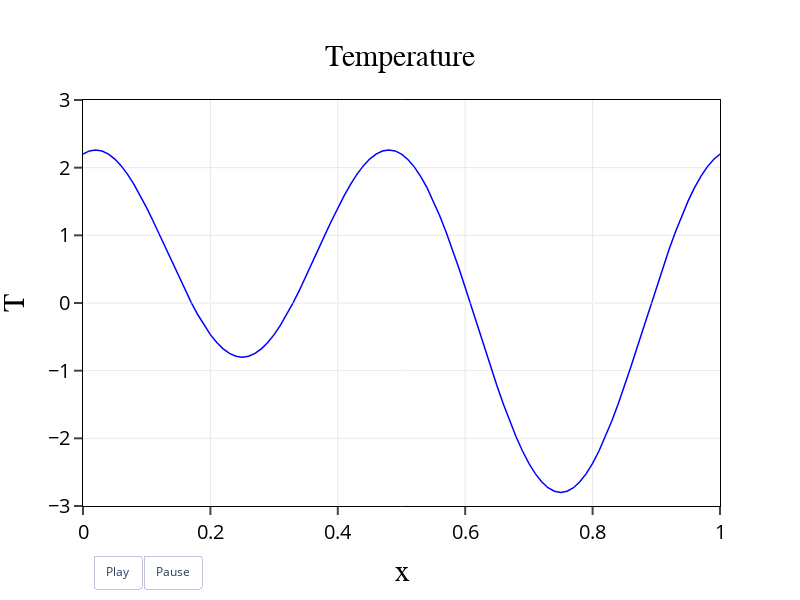

Here is the notebook cell this chart was saved with:
### Markdown cell above
## Animation

### Code cell
frames=[go.Frame(data=[go.Scatter(x=x,y=u[k])]) for k in range(len(t))]

fig=go.Figure(frames=frames,data=[go.Scatter(x=x,y=u[0,:],line=dict(color="blue",width=1.5))], 
        
#---updatemenus[...] controls the interactive UI widgets and here there are only buttons. (x,y) is the position of the button menu. 
# showactive=True/False the buttons stays or not highlighted after clicking. direction=" ", put buttons in a row---

    layout=go.Layout(updatemenus=[dict(x=0.1,y=-0.12,type="buttons",showactive=False,direction="left",xanchor="center",
                                       
##---arguments, args[..] tells plotly how to animate. None means animate through all frames in order. 
# duration=0 immediatly jump to next frame (no delay). redraw=True fully update the plot for each frame 
# transition=... controls the transition animation between frames. mode="immediate" starts animation immediatly

                buttons=[dict(label="Play", method="animate",args=[None, dict(frame=dict(duration=0,redraw=True),transition=dict(duration=0),fromcurrent=True,mode="immediate")]),

#---For Pause Button, argumnets have to be written args[ [None], ...] and not args[None,...] otherwise Plotly restarts the animation from frame 0.                     

                        dict(label="Pause",method="animate",args=[[None], dict(frame=dict(duration=0,redraw=False),transition=dict(duration=0),mode="immediate")])])]))

fig.update_layout(title=dict(text="Temperature",x=0.5,y=0.925,
                             font=dict(family="Linux Libertine O",color="Black",size=30)),
                             width=800,height=600,plot_bgcolor="white",paper_bgcolor="rgba(255,255,255,0.9)", #--Lightgray with transpareny--
                             xaxis_title="x",xaxis_title_font=dict(color="black",size=30,family="Linux Libertine O"),
                             yaxis_title="T",yaxis_title_font=dict(color="black",size=30,family="Linux Libertine O"))

fig.update_xaxes(range=[0,1],linecolor="black",showline=True,mirror=True,
                 showgrid=True,gridcolor="lightgray",gridwidth=0.5,
                 tickfont=dict(size=20,color="black"), ticks="outside", ticklen=8, tickwidth=2)

fig.update_yaxes(range=[-3,3],linecolor="black",showline=True,mirror=True,
                 showgrid=True,gridcolor="lightgray",gridwidth=0.5,
                 tickfont=dict(size=20,color="black"), ticks="outside", ticklen=8, tickwidth=2)

fig.add_hline(y=0,line_width=0.5,line_color="lightgray")
fig.show()

### Figure 1 — Plotly figure (JSON) as saved in the notebook; plotly's stock layout.template omitted (floating-point values rounded to 4 significant figures)
{"data": [{"line": {"color": "blue", "width": 1.5}, "type": "scatter", "x": [0.0, 0.01, 0.02, 0.03, 0.04, 0.05, 0.06, 0.07, 0.08, 0.09, 0.1, 0.11, 0.12, 0.13, 0.14, 0.15, 0.16, 0.17, 0.18, 0.19, 0.2, 0.21, 0.22, 0.23, 0.24, 0.25, 0.26, 0.27, 0.28, 0.29, 0.3, 0.31, 0.32, 0.33, 0.34, 0.35, 0.36, 0.37, 0.38, 0.39, 0.4, 0.41, 0.42, 0.43, 0.44, 0.45, 0.46, 0.47, 0.48, 0.49, 0.5, 0.51, 0.52, 0.53, 0.54, 0.55, 0.56, 0.57, 0.58, 0.59, 0.6, 0.61, 0.62, 0.63, 0.64, 0.65, 0.66, 0.67, 0.68, 0.69, 0.7, 0.71, 0.72, 0.73, 0.74, 0.75, 0.76, 0.77, 0.78, 0.79, 0.8, 0.81, 0.82, 0.83, 0.84, 0.85, 0.86, 0.87, 0.88, 0.89, 0.9, 0.91, 0.92, 0.93, 0.94, 0.95, 0.96, 0.97, 0.98, 0.99, 1.0], "y": [2.2, 2.247, 2.262, 2.247, 2.201, 2.127, 2.026, 1.901, 1.753, 1.587, 1.406, 1.212, 1.01, 0.8034, 0.5958, 0.391, 0.1928, 0.004653, -0.17, -0.3282, -0.467, -0.584, -0.6773, -0.7451, -0.7862, -0.8, -0.7862, -0.7451, -0.6773, -0.584, -0.467, -0.3282, -0.17, 0.004653, 0.1928, 0.391, 0.5958, 0.8034, 1.01, 1.212, 1.406, 1.587, 1.753, 1.901, 2.026, 2.127, 2.201, 2.247, 2.262, 2.247, 2.2, 2.121, 2.012, 1.872, 1.704, 1.509, 1.29, 1.049, 0.7899, 0.5157, 0.2302, -0.06266, -0.359, -0.6545, -0.9453, -1.227, -1.496, -1.748, -1.98, -2.188, -2.369, -2.521, -2.642, -2.729, -2.782, -2.8, -2.782, -2.729, -2.642, -2.521, -2.369, -2.188, -1.98, -1.748, -1.496, -1.227, -0.9453, -0.6545, -0.359, -0.06266, 0.2302, 0.5157, 0.7899, 1.049, 1.29, 1.509, 1.704, 1.872, 2.012, 2.121, 2.2]}], "layout": {"height": 600, "paper_bgcolor": "rgba(255,255,255,0.9)", "plot_bgcolor": "white", "shapes": [{"line": {"color": "lightgray", "width": 0.5}, "type": "line", "x0": 0, "x1": 1, "xref": "x domain", "y0": 0, "y1": 0, "yref": "y"}], "title": {"font": {"color": "Black", "family": "Linux Libertine O", "size": 30}, "text": "Temperature", "x": 0.5, "y": 0.925}, "updatemenus": [{"buttons": [{"args": [null, {"frame": {"duration": 0, "redraw": true}, "fromcurrent": true, "mode": "immediate", "transition": {"duration": 0}}], "label": "Play", "method": "animate"}, {"args": [[null], {"frame": {"duration": 0, "redraw": false}, "mode": "immediate", "transition": {"duration": 0}}], "label": "Pause", "method": "animate"}], "direction": "left", "showactive": false, "type": "buttons", "x": 0.1, "xanchor": "center", "y": -0.12}], "width": 800, "xaxis": {"gridcolor": "lightgray", "gridwidth": 0.5, "linecolor": "black", "mirror": true, "range": [0, 1], "showgrid": true, "showline": true, "tickfont": {"color": "black", "size": 20}, "ticklen": 8, "ticks": "outside", "tickwidth": 2, "title": {"font": {"color": "black", "family": "Linux Libertine O", "size": 30}, "text": "x"}}, "yaxis": {"gridcolor": "lightgray", "gridwidth": 0.5, "linecolor": "black", "mirror": true, "range": [-3, 3], "showgrid": true, "showline": true, "tickfont": {"color": "black", "size": 20}, "ticklen": 8, "ticks": "outside", "tickwidth": 2, "title": {"font": {"color": "black", "family": "Linux Libertine O", "size": 30}, "text": "T"}}}}
